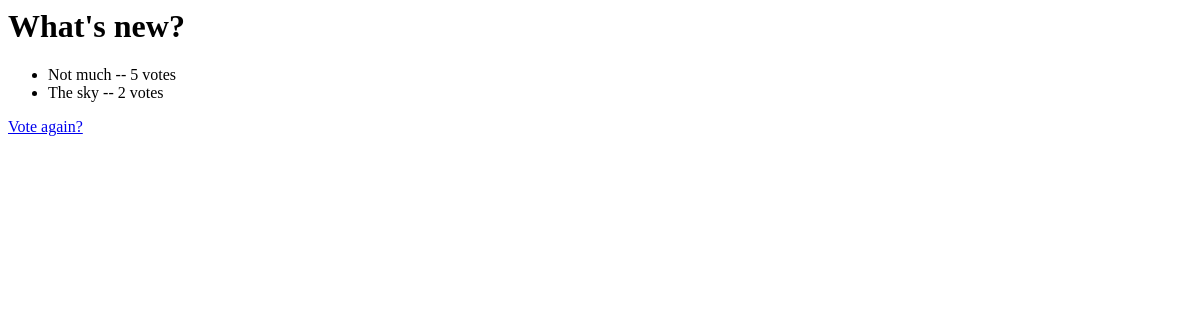
/polls/1/results/, run on an earlier commit of the app's database.
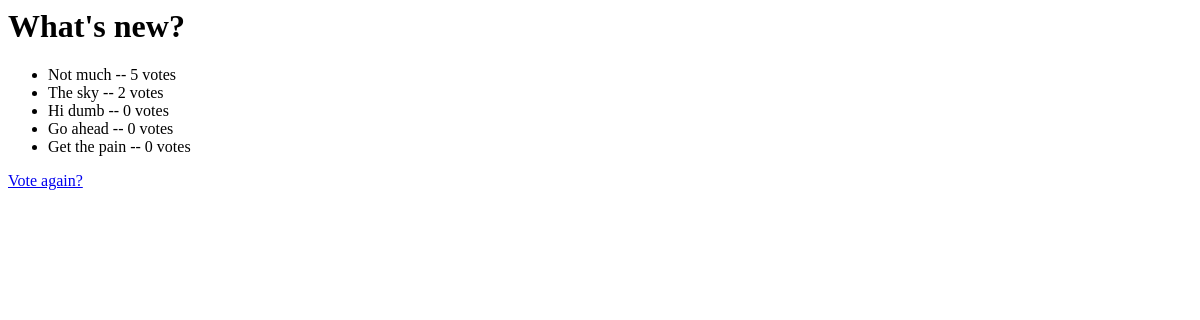
And on a later commit of the database.
### polls/models.py (models this page shows, shortened)
class Question(models.Model):
    question_text = models.CharField(max_length=200)
    pub_date = models.DateTimeField('date published')
    def was_published_recently(self):
        now = timezone.now()
        return now - timezone.timedelta(days=1) <= self.pub_date <= now
    was_published_recently.admin_order_field = 'pub_date'
    was_published_recently.boolean = True
    was_published_recently.short_description = 'Published recently?'

class Choice(models.Model):
    question = models.ForeignKey(Question, on_delete=models.CASCADE)
    choice_text = models.CharField(max_length=200)
    votes = models.IntegerField(default=0)

### polls/views.py (the view)
# urls.py: path('<int:pk>/results/', views.ResultsView.as_view(), name='results'),
class ResultsView(generic.DetailView):
    model = Question
    template_name = 'polls/results.html'

### polls/templates/polls/results.html
<h1>{{ question.question_text }}</h1>
<ul>
    {% for choice in question.choice_set.all %}
        <li>{{ choice.choice_text }} -- {{ choice.votes }} vote{{ choice.votes|pluralize }}</li>
    {% endfor %}
</ul>
<a href="{% url 'polls:detail' question.id %}">Vote again?</a>

What changed in the data, as far as the page shows it:
added Choice: choice_text "Hi dumb", votes "0"
added Choice: choice_text "Go ahead", votes "0"
added Choice: choice_text "Get the pain", votes "0"
